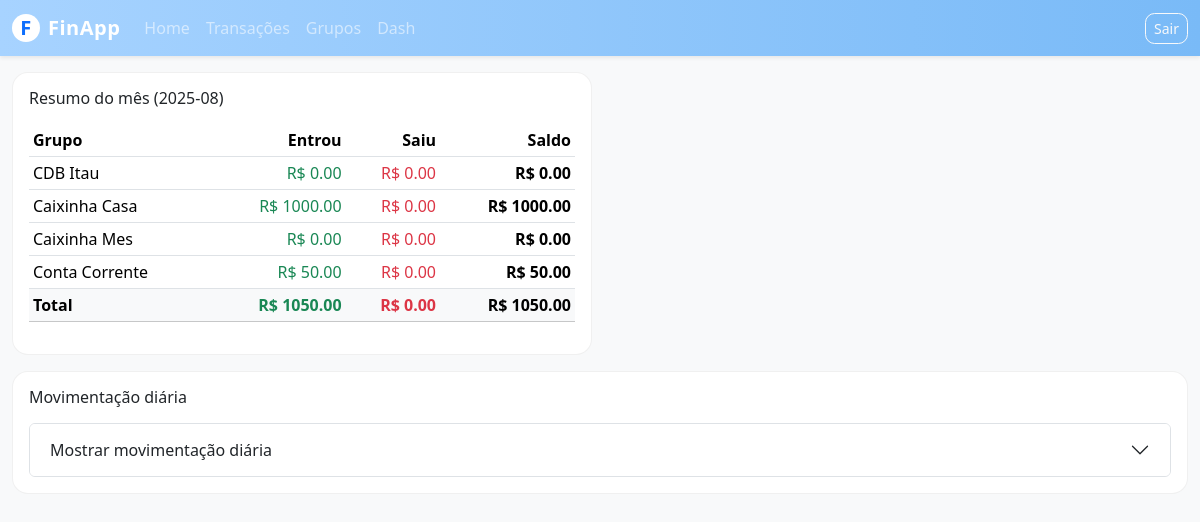
Screenshot of / (signed in) with the database file from the repository.
### app/models.py (models this page shows)
class Group(SQLModel, table=True):
    _tablename_ = "group"
    id: Optional[int] = Field(default=None, primary_key=True)
    user_id: int = Field(index=True)
    name: str

### app/main.py (the view)
@app.get("/", response_class=HTMLResponse)
def home(
    request: Request,
    start: Optional[str] = Query(default=None),
    end: Optional[str] = Query(default=None),
    gf: Optional[TList[str]] = Query(default=None),  # filtro por grupos
):
    uid = get_current_user_id(request)
    if not uid:
        return render(
            "home.html",
            title="FinApp",
            user_id=None,
            month=None,
            groups=None,
            totals=None,
            day_rows=None,
            start_val=None,
            end_val=None,
            gf=[],
            gf_label=None,
            group_options=[],
            default_group_id=None,
        )
    default_group = ensure_default_group(uid)
    groups_orm = get_user_groups(uid) or [default_group]
    group_options = [{"id": g.id, "name": g.name} for g in groups_orm]
    name_by_gid = {g["id"]: g["name"] for g in group_options}
    first_day, next_month_first, month_label = month_bounds()
    groups_list, totals = monthly_summary_by_group(uid)
    default_start = first_day
    default_end = next_month_first - timedelta(days=1)
    start_date = parse_date_yyyy_mm_dd(start) or default_start
    end_date = parse_date_yyyy_mm_dd(end) or default_end
    if end_date < start_date:
        end_date = start_date
    full_day_rows = daily_series_by_group(uid, start_date, end_date)
    gf_list: TList[str] = gf or []
    gf_set = set(gf_list)
    if not gf_list or "all" in gf_set:
        filtered = full_day_rows
        gf_label = "Todos os grupos"
    elif "total" in gf_set and len(gf_set) == 1:
        filtered = []
        running = 0.0
        for d in full_day_rows:
            inc = sum(r["in"] for r in d["rows"])
            out = sum(r["out"] for r in d["rows"])
            net = inc - out
            running += net
            filtered.append({
                "day": d["day"],
                "rows": [{
                    "group": "Total",
                    "in": inc, "out": out, "net": net, "balance": running
                }]
            })
        gf_label = "Total"
    else:
        selected_ids = set()
        for v in gf_list:
            try:
                selected_ids.add(int(v))
            except ValueError:
                pass
        selected_names = {name_by_gid[i] for i in selected_ids if i in name_by_gid}
        if not selected_names:
            filtered = full_day_rows
            gf_label = "Todos os grupos"
        else:
            out_rows: TList[Dict] = []
            for d in full_day_rows:
                rows = [r for r in d["rows"] if r["group"] in selected_names]
                existing_names = {r["group"] for r in rows}
                for name in selected_names - existing_names:
                    prev_balance = 0.0
                    if out_rows:
                        for prev in reversed(out_rows):
                            prev_row = next((rr for rr in prev["rows"] if rr["group"] == name), None)
                            if prev_row:
                                prev_balance = prev_row["balance"]
                                break
                    rows.append({"group": name, "in": 0.0, "out": 0.0, "net": 0.0, "balance": prev_balance})
                rows.sort(key=lambda x: x["group"].lower())
                out_rows.append({"day": d["day"], "rows": rows})
            gf_label = ", ".join(sorted(selected_names))
            filtered = out_rows
    display_rows = _prune_empty_days(filtered)
    return render(
        "home.html",
        title="FinApp",
        user_id=uid,
        month=month_label,
        groups=groups_list,
        totals=totals,
        day_rows=display_rows,
        start_val=start_date.isoformat(),
        end_val=end_date.isoformat(),
        gf=gf_list,
        gf_label=gf_label,
        group_options=group_options,
        default_group_id=default_group.id,
    )

### app/templates/home.html (shortened to what this page needs)
{% extends "base.html" %}
{% block content %}
<div class="row g-3">
  <div class="col-12 col-lg-6">
    <div class="card w-100">
      <div class="card-body">
        <h2 class="h6 mb-3">Resumo do mês{% if month %} ({{ month }}){% endif %}</h2>
        {% if groups %}
        <div class="table-responsive">
          <table class="table table-sm align-middle">
            <thead>
              <tr>
                <th>Grupo</th>
                <th class="text-end">Entrou</th>
                <th class="text-end">Saiu</th>
                <th class="text-end">Saldo</th>
              </tr>
            </thead>
            <tbody>
              {% for g in groups %}
              <tr>
                <td>{{ g.name }}</td>
                <td class="text-end text-success">R$ {{ "%.2f"|format(g.in) }}</td>
                <td class="text-end text-danger">R$ {{ "%.2f"|format(g.out) }}</td>
                <td class="text-end fw-semibold">R$ {{ "%.2f"|format(g.net) }}</td>
              </tr>
              {% endfor %}
            </tbody>
            <tfoot>
              <tr class="table-light">
                <th>Total</th>
                <th class="text-end text-success">R$ {{ "%.2f"|format(totals.in if totals else 0) }}</th>
                <th class="text-end text-danger">R$ {{ "%.2f"|format(totals.out if totals else 0) }}</th>
                <th class="text-end fw-bold">R$ {{ "%.2f"|format(totals.net if totals else 0) }}</th>
              </tr>
            </tfoot>
          </table>
        </div>
        {% else %}
          <p class="text-muted">Nenhum dado para exibir.</p>
        {% endif %}
      </div>
    </div>
  </div>
  <div class="col-12">
    <div class="card w-100">
      <div class="card-body">
        <h2 class="h6 mb-3">Movimentação diária</h2>
        <div class="accordion" id="accordionDaily">
          <div class="accordion-item">
            <h2 class="accordion-header" id="headingDaily">
              <button class="accordion-button collapsed" type="button" data-bs-toggle="collapse" data-bs-target="#collapseDaily" aria-expanded="false" aria-controls="collapseDaily">
                Mostrar movimentação diária
              </button>
            </h2>
          </div>
        </div>
      </div>
    </div>
  </div>
</div>
{% endblock %}

### app/templates/base.html (shortened to what this page needs)
<!doctype html>
<html lang="pt-BR">
  <head>
    <link href="https://cdn.jsdelivr.net/npm/bootstrap@5.3.2/dist/css/bootstrap.min.css" rel="stylesheet">
    <link rel="stylesheet" href="/static/css/app.css">
  </head>
  <body class="bg-light">
    <nav class="navbar navbar-expand-lg fin-navbar navbar-dark shadow-sm">
      <div class="container-fluid">
        <a class="navbar-brand fin-brand d-flex align-items-center gap-2" href="/">
          <span class="rounded-circle bg-white text-primary d-inline-flex align-items-center justify-content-center" style="width:28px;height:28px;font-weight:900;">F</span>
          FinApp
        </a>
        <div class="collapse navbar-collapse" id="finNavbar">
          <ul class="navbar-nav me-auto mb-2 mb-lg-0">
            <li class="nav-item"><a class="nav-link" href="/">Home</a></li>
            <li class="nav-item"><a class="nav-link" href="/transactions">Transações</a></li>
            <li class="nav-item"><a class="nav-link" href="/groups">Grupos</a></li>
            <li class="nav-item"><a class="nav-link" href="/dash">Dash</a></li>
          </ul>
          <div class="d-flex">
            {% if user_id %}
              <a class="btn btn-sm btn-outline-light" href="/logout">Sair</a>
            {% else %}
              <a class="btn btn-sm btn-outline-light me-2" href="/login">Entrar</a>
              <a class="btn btn-sm btn-light text-primary" href="/signup">Criar conta</a>
            {% endif %}
          </div>
        </div>
      </div>
    </nav>
    <main class="container-fluid py-3">
      <div class="fin-container mx-auto">
        {% block content %}{% endblock %}
      </div>
    </main>
  </body>
</html>

### app/static/css/app.css (style rules this page uses)
:root { --baby-blue: #89CFF0; --baby-blue-600: #73BDE3; --baby-blue-100: #E8F6FF; --ink: #0b2239; --ink-60: rgba(11,34,57,.6); --header-h: 64px; --footer-h: 48px; }
html, body { height: 100%; }
body { display: flex; flex-direction: column; min-height: 100vh; color: var(--ink); background: #fff; }
.card { border: 1px solid rgba(0,0,0,.06); border-radius: 14px; }
a { color: var(--ink); }
.card { border-radius: 1rem; }
.btn { border-radius: .6rem; }

### app/templates/base.html (style rules this page uses)
:root { --fin-baby-blue: #a7d3ff; --fin-baby-blue-strong: #79baf7; }
.fin-navbar { background: linear-gradient(90deg, var(--fin-baby-blue) 0%, var(--fin-baby-blue-strong) 100%); }
.fin-brand { font-weight: 800; letter-spacing: .5px; }
.fin-container { max-width: 1280px; }

### rows the page displays
Group: name "CDB Itau", in "0.00", out "0.00", net "0.00"
Group: name "Caixinha Casa", in "1000.00", out "0.00", net "1000.00"
Group: name "Caixinha Mes", in "0.00", out "0.00", net "0.00"
Group: name "Conta Corrente", in "50.00", out "0.00", net "50.00"

### other values shown
{{ month }} "2025-08"
{{ "%.2f"|format(totals.in if totals else 0) }} "1050.00"
{{ "%.2f"|format(totals.out if totals else 0) }} "0.00"
{{ "%.2f"|format(totals.net if totals else 0) }} "1050.00"
